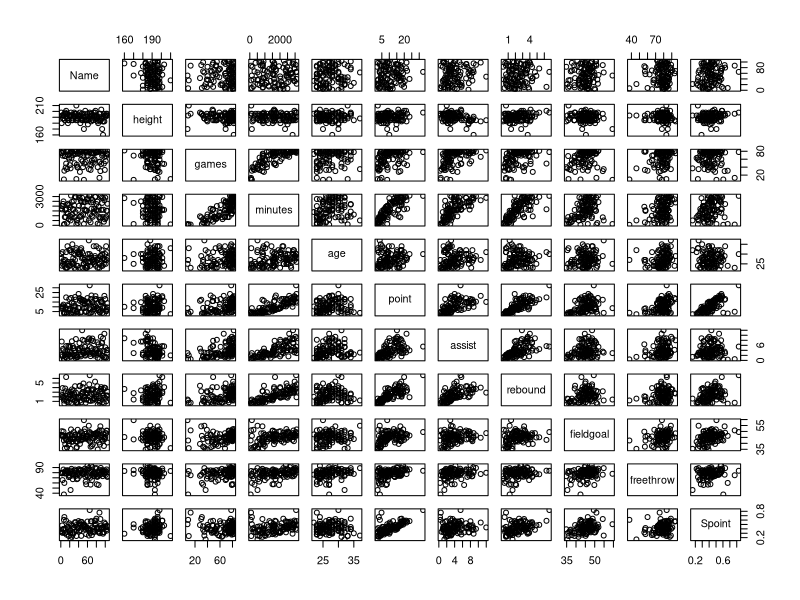
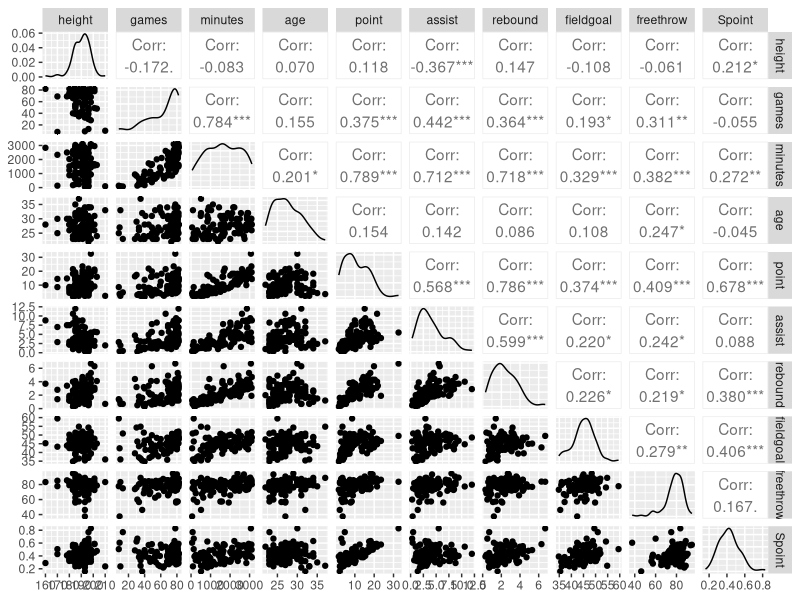
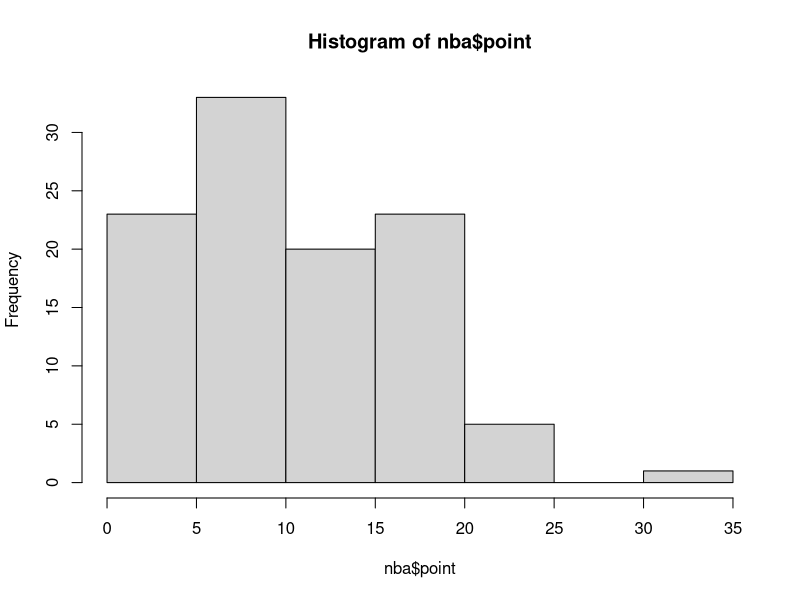

Write the R code that produced these figures, in order. (Note: this script raises an error after producing the figures.)
# NBA 데이터를이용해, 슛확률(Spoint)에대해회귀분석을시행해보자.

nba <-read.csv('NBA.csv')
head(nba)

library(GGally)
plot(nba)
str(nba)

for (i in 1:dim(nba)[2]){ 
  print(summary(nba[i]))
}

test <- subset(nba, select=c(2:11))
ggpairs(test)

colnames(nba)
# [1] "Name"      "height"    "games"     "minutes"   "age"       "point"    
# [7] "assist"    "rebound"   "fieldgoal" "freethrow" "Spoint" 

hist(nba$point) 

attach(nba)

#anova test
nbafit2 <- aov(Spoint ~ height, data = nba)
# height 변수가 유의한가? 하는 변수를 선택할 때 사용
# lm(Spoint ~ 1, data = nba)
# lm(Spoint ~ height, data = nba)


####회귀분석####
lm(Spoint ~ . -Name, data= nba)
nbafit <- lm(Spoint ~ . -Name, data= nba)
summary(nbafit)

# Call:
#   lm(formula = Spoint ~ height + games + minutes + age + point + 
#        assist + rebound + fieldgoal + freethrow, data = nba)
# 
# Residuals:
#   Min        1Q    Median        3Q       Max 
# -0.143506 -0.038752  0.000045  0.032880  0.285624 
# 
# Coefficients:
#   Estimate Std. Error t value Pr(>|t|)    
# (Intercept)  3.295e-01  2.403e-01   1.371 0.173553    
# height      -1.188e-04  1.115e-03  -0.107 0.915384    
# games        1.389e-04  7.311e-04   0.190 0.849729    
# minutes     -6.732e-05  2.647e-05  -2.543 0.012612 *  
#   age         -3.275e-03  1.915e-03  -1.710 0.090551 .  
# point        2.558e-02  2.476e-03  10.330  < 2e-16 ***
#   assist      -9.280e-03  4.434e-03  -2.093 0.039004 *  
#   rebound     -1.789e-02  8.759e-03  -2.042 0.043929 *  
#   fieldgoal    5.451e-03  1.545e-03   3.528 0.000648 ***
#   freethrow   -1.674e-03  7.797e-04  -2.147 0.034309 *  
#   ---
#   Signif. codes:  0 ‘***’ 0.001 ‘**’ 0.01 ‘*’ 0.05 ‘.’ 0.1 ‘ ’ 1
# 
# Residual standard error: 0.06221 on 95 degrees of freedom
# Multiple R-squared:  0.7368,	Adjusted R-squared:  0.7118 
# F-statistic: 29.54 on 9 and 95 DF,  p-value: < 2.2e-16

####회귀분석####
nbafit1 <- lm(Spoint ~ games + minutes + point + assist + rebound + fieldgoal +
     freethrow, data= nba)
summary(nbafit1)


getwd()
setwd("C:/Users/Lucy Kim/Documents/dataitgirls/day8_1")
#### nba 과제 풀이 ####
nba <- read.csv("NBA.csv")

View(nba)
str(nba)

lm(Spoint ~ height + games + minutes + age + point + assist + rebound + fieldgoal + freethrow, data=nba)
fit <- lm(Spoint ~ . -Name, data=nba)
summary(fit)


## anova test
fit0 <- aov(height ~ Spoint, data = nba)
summary(fit0)

fit0 <- aov(Spoint ~ height, data=nba)

#1 ) lm(Spoint ~ 1, data=nba)
#2 ) lm(Spoint ~ height, data=nba)

fit1 <- aov(games ~ Spoint, data = nba)
summary(fit1)
TukeyHSD(fit1)

fit2 <- aov(minutes ~ Spoint, data = nba)
summary(fit2)

fit3 <- aov(age ~ Spoint, data = nba)
summary(fit3)

fit4 <- aov(point ~ Spoint, data = nba) # ***
summary(fit4)

fit5 <- aov(assist ~ Spoint, data = nba) 
summary(fit5)

fit6 <- aov(rebound ~ Spoint, data = nba) # ***
summary(fit6)

fit7 <- aov(fieldgoal ~ Spoint, data = nba) # ***
summary(fit7)

fit8 <- aov(freethrow ~ Spoint, data = nba) # .
summary(fit8)

model_nba <- lm(Spoint ~ point + assist + fieldgoal, data=nba)
summary(model_nba)

